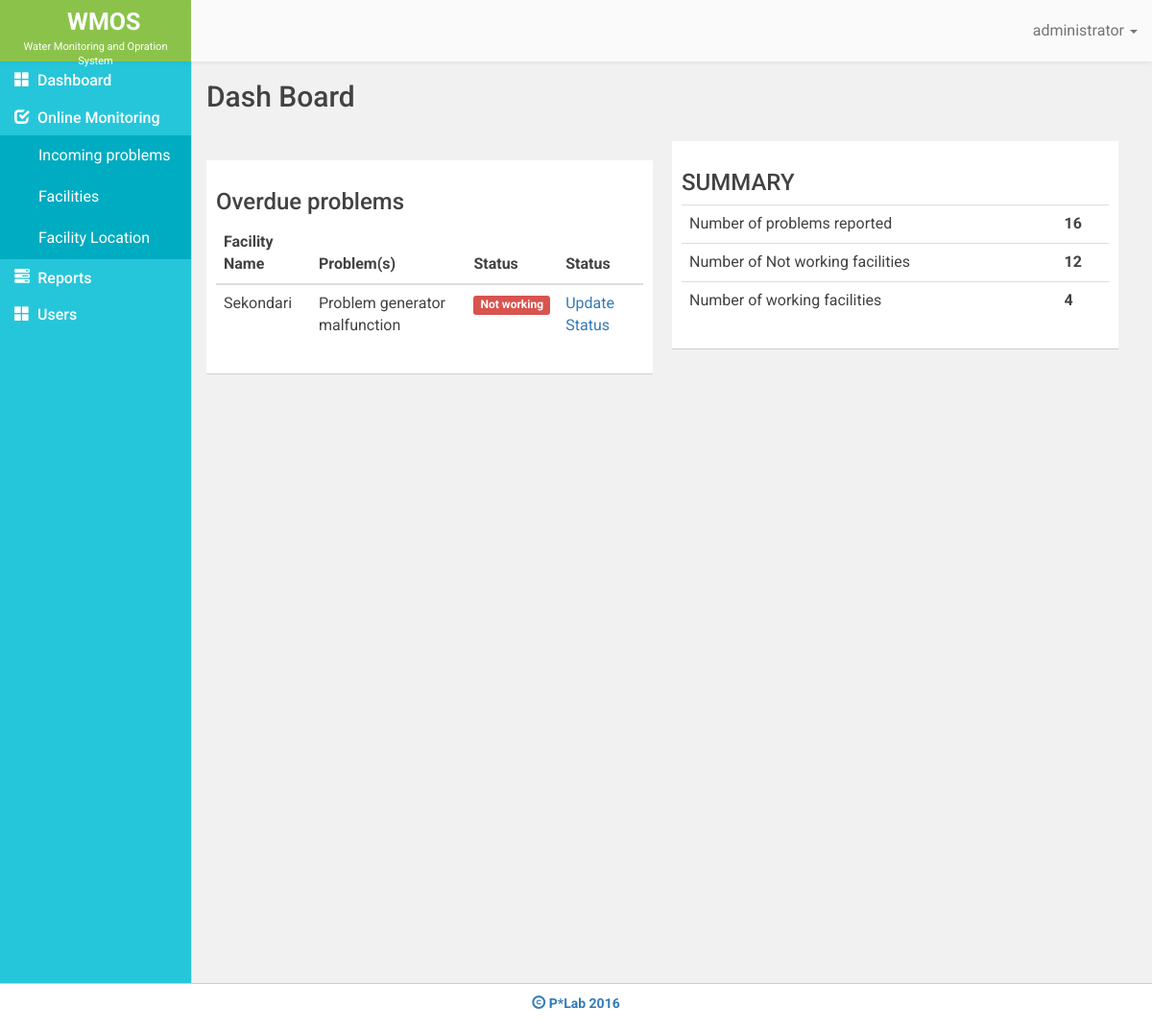
The app's page /index.php (signed in), older data.
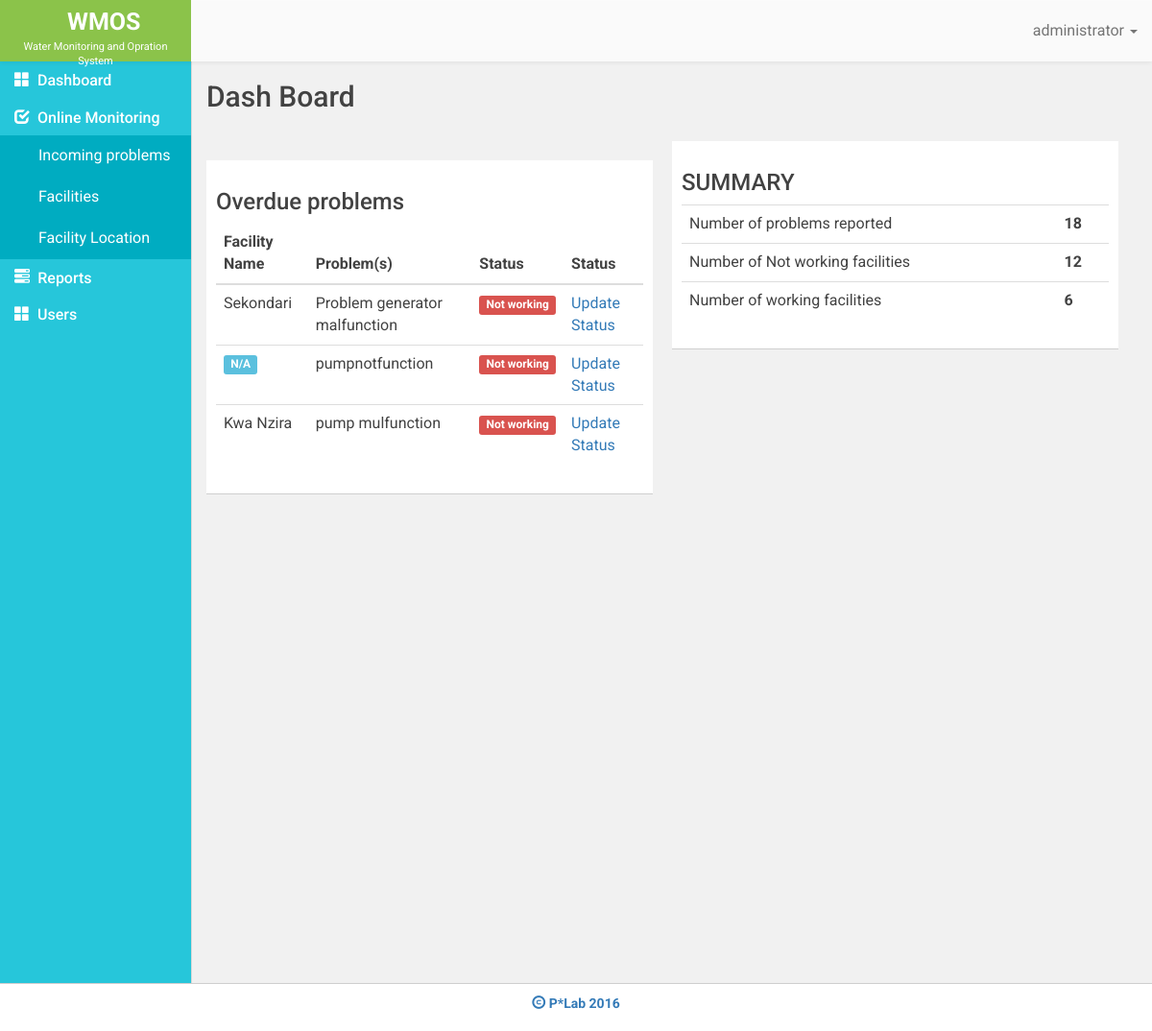
The same page, newer data.
### tables this page shows
CREATE TABLE `faci_problems` (
  `id` int(11) NOT NULL,
  `faci_name` varchar(100) NOT NULL,
  `faci_num` varchar(100) NOT NULL,
  `problems` text NOT NULL,
  `com_name` varchar(100) NOT NULL,
  `status` int(11) NOT NULL,
  `prob_date` timestamp NOT NULL DEFAULT CURRENT_TIMESTAMP
);

### functions/query.func.php (called while the page is built, shortened)
<?php
function countWhere($table,$where,$value){
	global $conn;
	$sql = "SELECT count(*) AS countable FROM $table WHERE $where = '$value'";
	$result = mysqli_query($conn,$sql) or die(mysqli_error($conn));
	$row = mysqli_fetch_assoc($result);
	return $row['countable'];
}
function countAll($table){
	global $conn;
	$sql = "SELECT count(*) AS countable FROM $table";
	$result = mysqli_query($conn,$sql) or die(mysqli_error($conn));
	$row = mysqli_fetch_assoc($result);
	return $row['countable'];
}
 ?>

### index.php (the view, shortened to what this page needs)
<!DOCTYPE html>
<html>
<head>
	<?php
		include "database.php";
		include "functions/query.func.php";
		$f_no_wor=countWhere('faci_problems','status',0);
		$f_yes_wor=countWhere('faci_problems','status',1);
		$prob_rptd=countAll('faci_problems');
		$sql = "SELECT * FROM faci_problems WHERE status = 0 AND prob_date <= (now() - interval 3 month)";
		$result = mysqli_query($conn,$sql) or die(mysqli_error($conn));
		$data =FALSE;
		while ($row = mysqli_fetch_assoc($result)) {
			$data[] = array(
					'faci_name' 	=> $row['faci_name'],
					'faci_num' 		=> $row['faci_num'],
					'com_name' 		=> $row['com_name'],
					'problems' 		=> $row['problems'],
					'status' 		=> $row['status'],
					'id' 			=> $row['id'],
				);
		}
	?>
	<?php include "includes/_csslinks.php"; ?>
</head>
<body>
	<?php include 'includes/_header.php'; ?>
	<div class= "container-fluid">
		<div class="row" id="page">
			<?php include "includes/_sidebar.php"; ?>
			<div class="col-md-10">
				<h2 class="page-title"> Dash Board</h2>
                <div class="col-md-6">
                    <div class="row dash-row">
                	  <div class="col-md-6d">
	                        <div id="dashboard-box">
	                        	<h3>Overdue problems</h3>
	                        	<table class="table">
				                    <thead>
			                            <tr>
			                                <th>Facility Name</th>
			                                <th>Problem(s)</th>
			                                <th>Status</th>
			                                <th>Status</th>
			                            </tr>
			                        </thead>
			                        <tbody>
			                        	<?php
			                        		if ($data):
				                        		foreach ($data as $key => $value):
			                        	 ?>
				                            <tr>
				                                <td><?php echo $value['faci_name'] == ''? '<span class="label label-info">N/A</span>': $value['faci_name'] ?></td>
				                                <td><?php echo $value['problems'] ?></td>
				                                <td><?php echo $value['status'] == 0 ? ' <span class="label label-danger">Not working</span>':'<span class="label label-success">Working</span>'; ?></td>
				                                <?php echo $_SESSION['role'] == 'user' ? '<td class="hidden">':'<td>' ?>
				                                <a href="edit_facility_status.php?id=<?php echo $value['faci_num'] ?>&prob_id= <?php echo $value['id'] ?>"> Update Status</a></td>
				                            </tr>
			                            <?php   $i++;
												endforeach;
				                           	endif;
			                             ?>
			                        </tbody>
			                    </table>
	                        </div>
	                    </div>
                    </div>
                </div>
                <div class="col-md-6">
	                <div class="row dash-row">
	                    <div id="dashboard-box">
			            	<thead>
			            			<th colspan="2"><h3>SUMMARY </h3></th>
			            		</thead>
			            	<table class="table">
			            		<tbody>
			            			<tr>
			            				<td>Number of problems reported</td>
			            				<td><b><?= $prob_rptd; ?></b></td>
			            			</tr>
			            			<tr>
			            				<td>Number of Not working facilities</td>
			            				<td><b><?= $f_no_wor; ?></b></td>
			            			</tr>
			            			<tr>
			            				<td>Number of working facilities</td>
			            				<td><b><?= $f_yes_wor; ?></b></td>
			            			</tr>
			            		</tbody>
			            	</table>
			            </div>
	                </div>
                </div>
            </div>
        </div>
        <?php include "includes/_footer.php"; ?>
    </div>
<?php include "includes/_jslinks.php"; ?>
</body>
</html>

Row changes from the older to the newer data that the page shows:
now on this page (row edited): faci_problems: faci_name "N/A", problems "pumpnotfunction", status "Not working"
now on this page (row edited): faci_problems: faci_name "Kwa Nzira", problems "pump mulfunction", status "Not working"
Text that changed along with them:
$prob_rptd: "16" → "18"
$f_yes_wor: "4" → "6"
